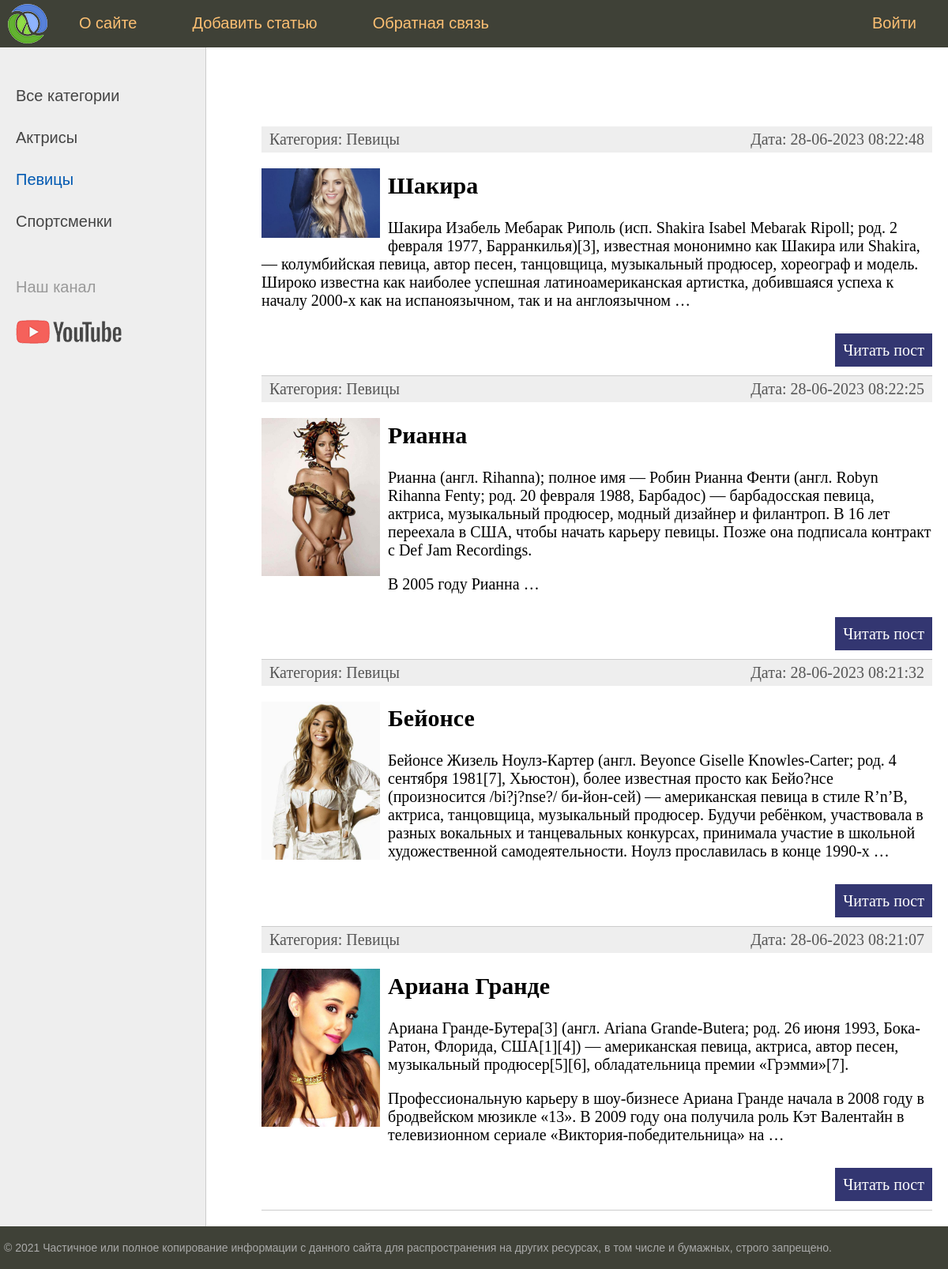
The app's page /category/pevicy (signed in) with its own data.
### women/models.py (models this page shows, shortened)
class Category(models.Model):
    name = models.CharField(max_length=100, db_index=True, verbose_name='Категория')
    slug = models.SlugField(max_length=255, unique=True, db_index=True, verbose_name='URL')
    def __str__(self):
        return self.name
    def get_absolute_url(self):
        return reverse('category', kwargs={'cat_slug': self.slug})
    class Meta:
        verbose_name = 'Категория'
        verbose_name_plural = 'Категории'
        ordering = ['id']

class Women(models.Model):
    title = models.CharField(max_length=255, verbose_name='Заголовок')
    slug = models.SlugField(max_length=255, unique=True, db_index=True, verbose_name='URL')
    content = models.TextField(blank=True, verbose_name='Текст статьи')
    photo = models.ImageField(upload_to='photos/%Y/%m/%d/', verbose_name='Фотография')
    time_create = models.DateTimeField(auto_now_add=True, verbose_name='Дата создания')
    time_update = models.DateTimeField(auto_now=True, verbose_name='Дата именения')
    is_published = models.BooleanField(default=True, verbose_name='Опубликовано')
    cat = models.ForeignKey('Category', on_delete=models.PROTECT, verbose_name='Категория')
    def get_absolute_url(self):
        return reverse('post', kwargs={'post_slug': self.slug})
    class Meta:
        verbose_name = 'Известные женщины'
        verbose_name_plural = 'Известные женщины'
        ordering = ['-time_create', 'title']

### women/views.py (the view)
# urls.py: path('category/<slug:cat_slug>', WomenCategory.as_view(), name='category'),
class WomenCategory(DataMixin, ListView):
    model = Women
    template_name = 'women/index.html'
    context_object_name = 'posts'
    allow_empty = False
    def get_queryset(self):
        return Women.objects.filter(cat__slug=self.kwargs['cat_slug'], is_published=True)
    def get_context_data(self, *, object_list=None, **kwargs):
        context = super().get_context_data(**kwargs)
        c_def = self.get_user_context(title='Категория - ' + str(context['posts'][0].cat),
                                      cat_selected=context['posts'][0].cat_id)
        return dict(list(context.items()) + list(c_def.items()))

### women/utils.py (called while the page is built)
    def get_user_context(self, **kwargs):
        context = kwargs
        cats = Category.objects.annotate(Count('women'))
        user_menu = menu.copy()
        if not self.request.user.is_authenticated:
            user_menu.pop(1)
        context['menu'] = user_menu
        context['cats'] = cats
        if 'cat_selected' not in context:
            context['cat_selected'] = 0
        return context

### women/templates/women/index.html (shortened to what this page needs)
{% extends 'women/base.html' %}
{% block content %}
<ul class="list-articles">
	{% for p in posts %}
			<li>
				<div class="article-panel">
					<p class="first">Категория: {{ p.cat }}</p>
					<p class="last">Дата: {{ p.time_update|date:'d-m-Y H:i:s' }}</p>
				</div>
				{% if p.photo %}
					<p><img src="{{ p.photo.url }}" alt="" class="img-article-left thumb"></p>
				{% endif %}
				<h2>{{p.title}}</h2>
	{% autoescape on %}
	{{p.content|linebreaks|truncatewords:50}}
	{% endautoescape %}
			<p class="link-read-post"><a href="{{ p.get_absolute_url }}">Читать пост</a></p>
			</li>
	{% endfor %}
</ul>
{% endblock %}

### women/templates/women/base.html (shortened to what this page needs)
{% load static %}
{% load women_tags %}
<!DOCTYPE html>
<html>
<head>
	<link type="text/css" href="{% static 'women/css/styles.css' %}" rel="stylesheet" />
</head>
<body>
<table class="table-page" border=0 cellpadding="0" cellspacing="0">
<tr><td valign=top>
{% block mainmenu %}
		<div class="header">
			<ul id="mainmenu" class="mainmenu">
			<li class="logo"><a href="{% url 'home' %}"><div class="logo"></div></a></li>
{% for m in menu %}
	{% if not forloop.last %}
			<li><a href="{% url m.url_name %}">{{m.title}}</a></li>
	{% else %}
			<li class="last"><a href="{% url m.url_name %}">{{m.title}}</a></li>
	{% endif %}
{% endfor %}
			</ul>
		</div>
{% endblock mainmenu %}
<table class="table-content" border=0 cellpadding="0" cellspacing="0">
<tr>
	<td valign="top" class="left-chapters">
	<ul id="leftchapters">
		{% if cat_selected == 0 %}
			<li class="selected">Все категории</li>
		{% else %}
			<li><a href="{% url 'home' %}">Все категории</a></li>
		{% endif %}
		{% for c in cats %}
		{% if c.women__count > 0 %}
			{% if c.pk == cat_selected %}
				<li class="selected">{{ c.name }}</li>
			{% else %}
				<li><a href="{{ c.get_absolute_url }}">{{ c.name }}</a></li>
			{% endif %}
		{% endif %}
		{% endfor %}
		<li class="share">
		<p>Наш канал</p>
		<a class="share-yt" href="https://www.youtube.com/channel/UClJzWfGWuGJL2t-3dYKcHTA/playlists" target="_blank" rel="nofollow"></a>
		</li>
	</ul>
</td>
<td valign="top" class="content">
	<div class="content-text">
{% block content %}
{% endblock %}
	</div>
</td></tr></table>
</td></tr>
<tr><td valign=top>
	<div id="footer">
		<p>&copy; 2021 Частичное или полное копирование информации с данного сайта для распространения на других ресурсах, в том числе и бумажных, строго запрещено.</p>
	</div>
</td></tr></table>
</body>
</html>

### women/static/women/css/styles.css (style rules this page uses)
html, body { font-family: 'Arial'; margin: 0; padding: 0; height: 100%; width: 100%; color: #444; }
a { color: #0059b2; text-decoration: none; }
img { max-width: 600px; height: auto; }
img.img-article-left { max-width: 300px; height: auto; float: left; padding: 0 10px 10px 0; }
img.img-article-left.thumb { max-width: 150px; height: auto; }
p.link-read-post { text-align: right; }
p.link-read-post a { padding: 10px; min-width: 100px; background: #333671; color: #fff; text-decoration: none; }
div.article-panel { background: #eee; padding: 5px 10px 5px 10px; box-sizing: border-box; overflow: hidden; color: #555; }
div.article-panel p.first { margin: 0; float: left; }
div.article-panel p.last { margin: 0; float: right; }
ul.list-articles { list-style: none; margin: 0; padding: 0; }
ul.list-articles li { border-bottom: 1px solid #ccc; }
.table-page { width: 100%; height: 100%; vertical-align: top; }
.table-page tr { height: 100%; }
.header { background: #3F4137; height: 60px; }
.logo { background: url('../images/logo.png') no-repeat 10px 5px; width: 70px; height: 60px; }
ul.mainmenu { list-style: none; margin: 0; padding: 0; height: 60px; color: #fdc073; font-size: 20px; overflow: hidden; }
ul.mainmenu li { float: left; margin: 18px 40px 0 30px; }
ul.mainmenu li.logo { margin: 0; }
ul.mainmenu li.last { float: right; }
ul.mainmenu li a { color: #fdc073; text-decoration: none; }
.table-content { width: 100%; min-height: 100%; height: 100%; }
.left-chapters { margin: 0; background: #eee; border-right: 1px solid #ccc; min-height: 100%; }
.left-chapters ul { width: 230px; min-height: 100%; margin: 0; padding: 20px 10px 10px 20px; list-style: none; font-size: 20px; }
.left-chapters ul li { margin: 30px 0 0 0; color: #999; }
.left-chapters ul li.selected { color: #0059b2; }
.left-chapters ul li a { color: #444; text-decoration: none; }
.left-chapters ul li.share { margin: 60px 0 0 0; }
.left-chapters ul li.share p { margin: 30px 0 30px 0; }
.left-chapters ul li.share a { display: inline-block; width: 40px; height: 40px; margin: 0 20px 0 0; }
.left-chapters ul li.share a.share-yt { width: 100%; height: 30px; background: url('../images/share_yt.png') no-repeat 0 0 }
.content { padding: 40px 20px 20px 40px; width: 100%; box-sizing: border-box; }
.content-text { margin: 60px 0 0 30px; color: #000; font-size: 20px; font-family: Yandex Sans Display Light; }
#footer { box-sizing: border-box; background: #3F4137; padding: 5px; color: #aaa; font-size: 14px; font-family: Verdana, Geneva, Arial, Helvetica; text-align: left; overflow: hidden; }

### records on screen
Category: name "Актрисы"
Category: name "Певицы"
Category: name "Спортсменки"
Women: cat "Певицы", time_update "28-06-2023 08:22:48", photo (picture), title "Шакира", content "Шакира Изабель Мебарак Риполь (исп. Shakira Isabel Mebarak Ripoll; род. 2 февраля 1977, Барранкилья)[3], известная мононимно как Шакира или Shakira, — колумбийская певица, автор песен, танцовщица, музыкальный продюсер, хореограф и модель. Широко известна как наиболее успешная латиноамериканская артистка, добившаяся успеха к началу 2000-х как на испаноязычном, так и на англоязычном …"
Women: cat "Певицы", time_update "28-06-2023 08:22:25", photo (picture), title "Рианна", content "Рианна (англ. Rihanna); полное имя — Робин Рианна Фенти (англ. Robyn Rihanna Fenty; род. 20 февраля 1988, Барбадос) — барбадосская певица, актриса, музыкальный продюсер, модный дизайнер и филантроп. В 16 лет переехала в США, чтобы начать карьеру певицы. Позже она подписала контракт с Def Jam Recordings. В 2005 году Рианна …"
Women: cat "Певицы", time_update "28-06-2023 08:21:32", photo (picture), title "Бейонсе", content "Бейонсе Жизель Ноулз-Картер (англ. Beyonce Giselle Knowles-Carter; род. 4 сентября 1981[7], Хьюстон), более известная просто как Бейо?нсе (произносится /bi?j?nse?/ би-йон-сей) — американская певица в стиле R’n’B, актриса, танцовщица, музыкальный продюсер. Будучи ребёнком, участвовала в разных вокальных и танцевальных конкурсах, принимала участие в школьной художественной самодеятельности. Ноулз прославилась в конце 1990-х …"
Women: cat "Певицы", time_update "28-06-2023 08:21:07", photo (picture), title "Ариана Гранде", content "Ариана Гранде-Бутера[3] (англ. Ariana Grande-Butera; род. 26 июня 1993, Бока-Ратон, Флорида, США[1][4]) — американская певица, актриса, автор песен, музыкальный продюсер[5][6], обладательница премии «Грэмми»[7]. Профессиональную карьеру в шоу-бизнесе Ариана Гранде начала в 2008 году в бродвейском мюзикле «13». В 2009 году она получила роль Кэт Валентайн в телевизионном сериале «Виктория-победительница» на …"

### other values on screen
{{ m.title }} "О сайте" "Добавить статью" "Обратная связь"
{{ m.title }} "Войти"
